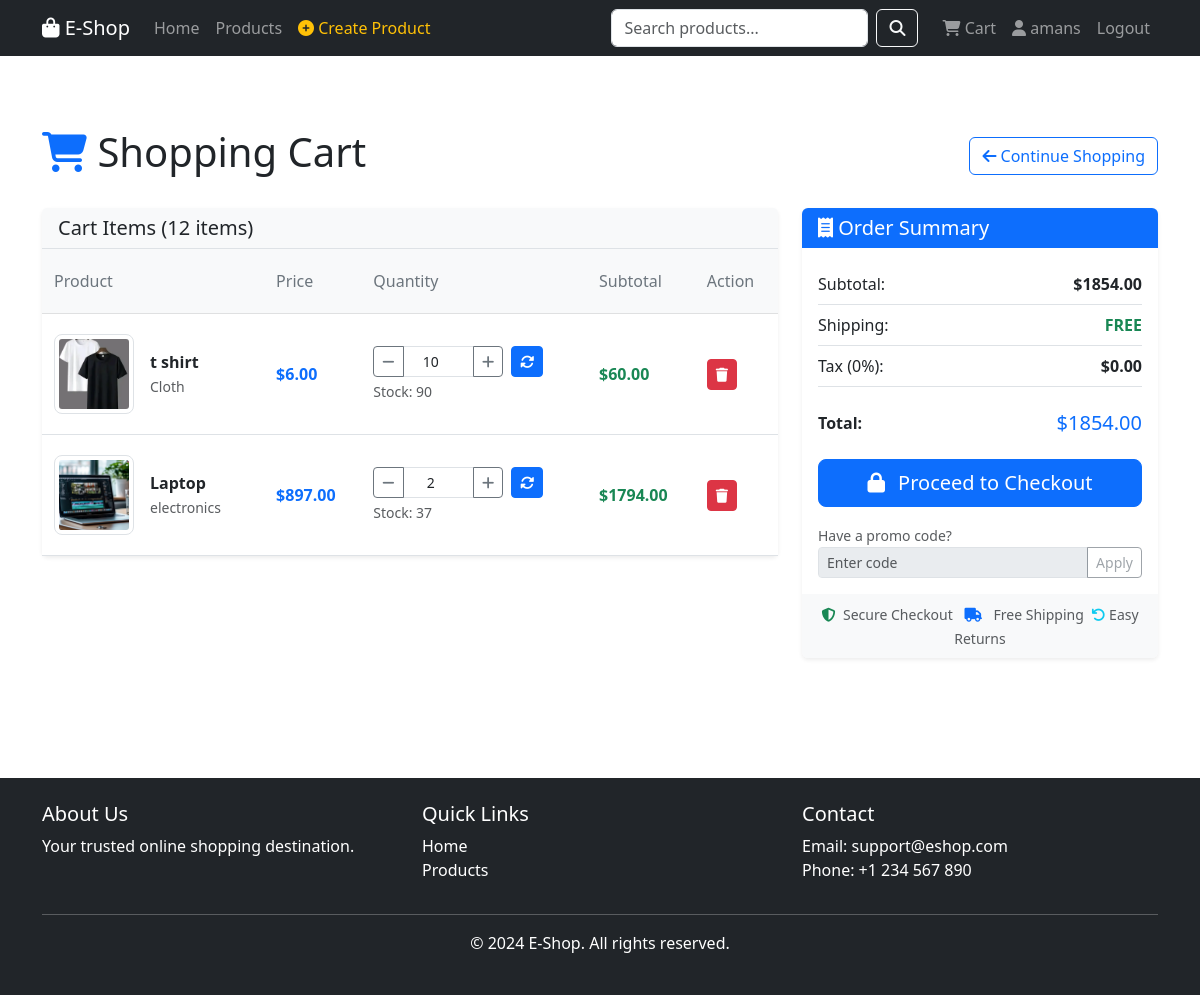
The app's page /cart/ (signed in) with its own data.
### store/models.py (models this page shows, shortened)
class Cart(models.Model):
    user = models.ForeignKey(User, on_delete=models.CASCADE, null=True, blank=True)
    session_key = models.CharField(max_length=40, null=True, blank=True)
    created_at = models.DateTimeField(auto_now_add=True)
    updated_at = models.DateTimeField(auto_now=True)
    def __str__(self):
        return f"Cart {self.id}"
    def get_total_price(self):
        return sum(item.get_total_price() for item in self.items.all())
    def get_total_items(self):
        return sum(item.quantity for item in self.items.all())

class CartItem(models.Model):
    cart = models.ForeignKey(Cart, on_delete=models.CASCADE, related_name='items')
    product = models.ForeignKey(Product, on_delete=models.CASCADE)
    quantity = models.PositiveIntegerField(default=1)
    added_at = models.DateTimeField(auto_now_add=True)
    def get_total_price(self):
        return self.product.price * self.quantity

class Product(models.Model):
    category = models.ForeignKey(Category, on_delete=models.CASCADE, related_name='products')
    name = models.CharField(max_length=200)
    slug = models.SlugField(unique=True)
    description = models.TextField()
    price = models.DecimalField(max_digits=10, decimal_places=2)
    stock = models.IntegerField(default=0)
    image = models.ImageField(upload_to='products/', blank=True, null=True)
    available = models.BooleanField(default=True)
    created_at = models.DateTimeField(auto_now_add=True)
    updated_at = models.DateTimeField(auto_now=True)
    class Meta:
        ordering = ['-created_at']

class Category(models.Model):
    name = models.CharField(max_length=200)
    slug = models.SlugField(unique=True)
    description = models.TextField(blank=True)
    created_at = models.DateTimeField(auto_now_add=True)
    class Meta:
        verbose_name_plural = 'Categories'
        ordering = ['name']

### store/views.py (the view)
# urls.py: path('cart/', views.cart_view, name='cart'),
def cart_view(request):
    print('HERE!!!!!')
    cart = get_or_create_cart(request)
    print(cart)
    context = {
        'cart': cart
    }
    return render(request, 'store/cart.html', context)

### store/views.py (called while the page is built)
def get_or_create_cart(request):
    if request.user.is_authenticated:
        cart, created = Cart.objects.get_or_create(user=request.user)
    else:
        session_key = request.session.session_key
        if not session_key:
            request.session.create()
            session_key = request.session.session_key
        cart, created = Cart.objects.get_or_create(session_key=session_key)
    print(cart)
    return cart

### templates/store/cart.html (shortened to what this page needs)
{% extends 'store/base.html' %}
{% load static %}
{% block content %}
<div class="container my-5">
    <div class="d-flex justify-content-between align-items-center mb-4">
        <h1><i class="fas fa-shopping-cart text-primary"></i> Shopping Cart</h1>
        <a href="{% url 'product_list' %}" class="btn btn-outline-primary">
            <i class="fas fa-arrow-left"></i> Continue Shopping
        </a>
    </div>
    {% if cart.items.all %}
    <div class="row g-4">
        <div class="col-lg-8">
            <div class="card shadow-sm border-0">
                <div class="card-header bg-light border-bottom">
                    <h5 class="mb-0">Cart Items ({{ cart.get_total_items }} items)</h5>
                </div>
                <div class="card-body p-0">
                    <div class="table-responsive">
                        <table class="table table-hover mb-0 align-middle">
                            <thead class="table-light">
                                <tr>
                                    <th class="text-secondary fw-normal">Product</th>
                                    <th class="text-secondary fw-normal">Price</th>
                                    <th class="text-secondary fw-normal">Quantity</th>
                                    <th class="text-secondary fw-normal">Subtotal</th>
                                    <th class="text-secondary fw-normal">Action</th>
                                </tr>
                            </thead>
                            <tbody>
                                {% for item in cart.items.all %}
                                <tr>
                                    <td>
                                        <div class="d-flex align-items-center">
                                            {% if item.product.image %}
                                                <img src="{{ item.product.image.url }}"
                                                     alt="{{ item.product.name }}"
                                                     class="img-thumbnail me-3 rounded-3"
                                                     style="width: 80px; height: 80px; object-fit: cover;">
                                            {% else %}
                                                <div class="bg-light d-flex align-items-center justify-content-center me-3 rounded-3"
                                                     style="width: 80px; height: 80px; border: 1px dashed #dee2e6;">
                                                    <i class="fas fa-image fa-2x text-muted"></i>
                                                </div>
                                            {% endif %}
                                            <div>
                                                <a href="{% url 'product_detail' item.product.slug %}"
                                                   class="text-decoration-none fw-semibold text-dark">
                                                    {{ item.product.name }}
                                                </a>
                                                <br>
                                                <small class="text-muted">{{ item.product.category.name }}</small>
                                            </div>
                                        </div>
                                    </td>
                                    <td>
                                        <strong class="text-primary">${{ item.product.price|floatformat:2 }}</strong>
                                    </td>
                                    <td>
                                        <form method="post" action="{% url 'update_cart' item.id %}" class="d-flex align-items-center">
                                            <div class="input-group input-group-sm" style="width: 130px;">
                                                <button type="button" class="btn btn-outline-secondary"
                                                        onclick="decrementQuantity({{ item.id }})">
                                                    <i class="fas fa-minus"></i>
                                                </button>
                                                <input type="number"
                                                       id="quantity-{{ item.id }}"
                                                       name="quantity"
                                                       value="{{ item.quantity }}"
                                                       min="1"
                                                       max="{{ item.product.stock }}"
                                                       class="form-control text-center quantity-input"
                                                       style="width: 50px;">
                                                <button type="button" class="btn btn-outline-secondary"
                                                        onclick="incrementQuantity({{ item.id }}, {{ item.product.stock }})">
                                                    <i class="fas fa-plus"></i>
                                                </button>
                                            </div>
                                            <button type="submit" class="btn btn-primary btn-sm ms-2" title="Update">
                                                <i class="fas fa-sync-alt"></i>
                                            </button>
                                        </form>
                                        <small class="text-muted d-block mt-1">
                                            Stock: {{ item.product.stock }}
                                        </small>
                                    </td>
                                    <td>
                                        <strong class="text-success">${{ item.get_total_price|floatformat:2 }}</strong>
                                    </td>
                                    <td>
                                        <a href="{% url 'remove_from_cart' item.id %}"
                                           class="btn btn-danger btn-sm"
                                           onclick="return confirm('Are you sure you want to remove {{ item.product.name }} from your cart?')">
                                            <i class="fas fa-trash"></i>
                                        </a>
                                    </td>
                                </tr>
                                {% endfor %}
                            </tbody>
                        </table>
                    </div>
                </div>
            </div>
        </div>
        <div class="col-lg-4">
            <div class="card shadow-sm border-0 sticky-top" style="top: 20px;">
                <div class="card-header bg-primary text-white border-bottom-0 rounded-top">
                    <h5 class="mb-0"><i class="fas fa-receipt"></i> Order Summary</h5>
                </div>
                <div class="card-body">
                    <ul class="list-group list-group-flush mb-3">
                        <li class="list-group-item d-flex justify-content-between align-items-center px-0">
                            <span>Subtotal:</span>
                            <span class="fw-semibold">${{ cart.get_total_price|floatformat:2 }}</span>
                        </li>
                        <li class="list-group-item d-flex justify-content-between align-items-center px-0">
                            <span>Shipping:</span>
                            <span class="text-success fw-semibold">FREE</span>
                        </li>
                        <li class="list-group-item d-flex justify-content-between align-items-center px-0">
                            <span>Tax (0%):</span>
                            <span class="fw-semibold">$0.00</span>
                        </li>
                        <li class="list-group-item d-flex justify-content-between align-items-center fw-bold px-0 border-0 pt-4">
                            <span>Total:</span>
                            <h5 class="mb-0 text-primary">${{ cart.get_total_price|floatformat:2 }}</h5>
                        </li>
                    </ul>
                    <div class="d-grid gap-2">
                        {% if user.is_authenticated %}
                            <a href="{% url 'checkout' %}" class="btn btn-primary btn-lg">
                                <i class="fas fa-lock me-2"></i> Proceed to Checkout
                            </a>
                        {% endif %}
                    </div>
                    <div class="mt-3">
                        <small class="text-muted">Have a promo code?</small>
                        <div class="input-group input-group-sm">
                            <input type="text" class="form-control" placeholder="Enter code" disabled>
                            <button class="btn btn-outline-secondary" type="button" disabled>Apply</button>
                        </div>
                    </div>
                </div>
                <div class="card-footer bg-light text-center border-top-0 rounded-bottom">
                    <small class="text-muted">
                        <i class="fas fa-shield-alt text-success me-1"></i> Secure Checkout
                        <i class="fas fa-truck text-primary mx-2"></i> Free Shipping
                        <i class="fas fa-undo text-info ms-1"></i> Easy Returns
                    </small>
                </div>
            </div>
        </div>
    </div>
    {% endif %}
</div>
{% endblock %}

### templates/store/base.html (shortened to what this page needs)
{% load static %}
<!DOCTYPE html>
<html lang="en">
<head>
    <link href="https://cdn.jsdelivr.net/npm/bootstrap@5.3.0/dist/css/bootstrap.min.css" rel="stylesheet">
    <link rel="stylesheet" href="https://cdnjs.cloudflare.com/ajax/libs/font-awesome/6.4.0/css/all.min.css">
    <link rel="stylesheet" href="{% static 'css/style.css' %}">
</head>
<body>
    <nav class="navbar navbar-expand-lg navbar-dark bg-dark">
        <div class="container">
            <a class="navbar-brand" href="{% url 'home' %}">
                <i class="fas fa-shopping-bag"></i> E-Shop
            </a>
            <div class="collapse navbar-collapse" id="navbarNav">
                <ul class="navbar-nav me-auto">
                    <li class="nav-item">
                        <a class="nav-link" href="{% url 'home' %}">Home</a>
                    </li>
                    <li class="nav-item">
                        <a class="nav-link" href="{% url 'product_list' %}">Products</a>
                    </li>
                    {% if user.is_staff %}
                    <li class="nav-item">
                        <a class="nav-link text-warning" href="{% url 'create_product' %}">
                            <i class="fas fa-plus-circle"></i> Create Product
                        </a>
                    </li>
                    {% endif %}
                </ul>
                <form class="d-flex me-3" action="{% url 'product_list' %}" method="get">
                    <input class="form-control me-2" type="search" name="q" placeholder="Search products...">
                    <button class="btn btn-outline-light" type="submit">
                        <i class="fas fa-search"></i>
                    </button>
                </form>
                <ul class="navbar-nav">
                    <li class="nav-item">
                        <a class="nav-link" href="{% url 'cart' %}">
                            <i class="fas fa-shopping-cart"></i> Cart
                        </a>
                    </li>
                    {% if user.is_authenticated %}
                        <li class="nav-item">
                            <a class="nav-link" href="{% url 'profile' %}">
                                <i class="fas fa-user"></i> {{ user.username }}
                            </a>
                        </li>
                        <li class="nav-item">
                            <a class="nav-link" href="{% url 'logout' %}">Logout</a>
                        </li>
                    {% endif %}
                </ul>
            </div>
        </div>
    </nav>
    <main class="py-4">
        {% block content %}
        {% endblock %}
    </main>
    <footer class="bg-dark text-white mt-5 py-4">
        <div class="container">
            <div class="row">
                <div class="col-md-4">
                    <h5>About Us</h5>
                    <p>Your trusted online shopping destination.</p>
                </div>
                <div class="col-md-4">
                    <h5>Quick Links</h5>
                    <ul class="list-unstyled">
                        <li><a href="{% url 'home' %}" class="text-white">Home</a></li>
                        <li><a href="{% url 'product_list' %}" class="text-white">Products</a></li>
                    </ul>
                </div>
                <div class="col-md-4">
                    <h5>Contact</h5>
                    <p>Email: support@eshop.com<br>Phone: +1 234 567 890</p>
                </div>
            </div>
            <hr class="bg-white">
            <div class="text-center">
                <p>&copy; 2024 E-Shop. All rights reserved.</p>
            </div>
        </div>
    </footer>
</body>
</html>

### static/css/style.css (style rules this page uses)
body { min-height: 100vh; display: flex; flex-direction: column; }
main { flex: 1; }
footer { margin-top: auto; }
footer a { text-decoration: none; }

### templates/store/cart.html (style rules this page uses)
.sticky-top { position: sticky; top: 20px; z-index: 100; }
.table > :not(caption) > * > * { padding: 1.25rem 0.75rem; }
.quantity-input { appearance: none; -webkit-appearance: none; -moz-appearance: textfield; }

### records on screen
Cart: get_total_items "12", get_total_price "1854.00"
CartItem: product.image (picture), product.name "t shirt", product.category.name "Cloth", product.price "6.00", quantity "10", product.stock "90", get_total_price "60.00"
CartItem: product.image (picture), product.name "Laptop", product.category.name "electronics", product.price "897.00", quantity "2", product.stock "37", get_total_price "1794.00"

### other values on screen
{{ user.username }} "amans"
